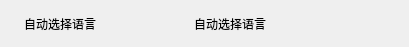
     <widget class="QWidget" name="tarbar_page1">
      <widget class="QPushButton" name="tarbar_button_transfer">
       <property name="geometry">
        <rect>
         <x>130</x>
         <y>10</y>
         <width>30</width>
         <height>20</height>
        </rect>
       </property>
       <property name="styleSheet">
        <string notr="true">#tarbar_button_transfer{
	
	border-image: url(:/images/transfer.png);
	border:none;
}

#tarbar_button_transfer::hover{
	
	border-image: url(:/images/transfer-hover.png);
	border:none;
}</string>
       </property>
       <property name="text">
        <string/>
       </property>
      </widget>
      <widget class="QPushButton" name="tarbar_button_doc">
       <property name="geometry">
        <rect>
         <x>320</x>
         <y>10</y>
         <width>20</width>
         <height>20</height>
        </rect>
       </property>
       <property name="styleSheet">
        <string notr="true">#tarbar_button_doc{
	
	border-image: url(:/images/doc-trans.png);
	border:none;
}

#tarbar_button_doc::hover{
	
	border-image: url(:/images/doc-trans-hover.png);
	border:none;
}</string>
       </property>
       <property name="text">
        <string/>
       </property>
      </widget>
      <widget class="QPushButton" name="tarbar_button_shot">
       <property name="geometry">
        <rect>
         <x>380</x>
         <y>10</y>
         <width>20</width>
         <height>20</height>
        </rect>
       </property>
       <property name="styleSheet">
        <string notr="true">#tarbar_button_shot{
	
	border-image: url(:/images/shot-trans.png);
	border:none;
}

#tarbar_button_shot::hover{
	
	border-image: url(:/images/shot-trans-hover.png);
	border:none;
}</string>
       </property>
       <property name="text">
        <string/>
       </property>
      </widget>
      <widget class="QPushButton" name="tarbar_button_to">
       <property name="geometry">
        <rect>
         <x>170</x>
         <y>10</y>
         <width>120</width>
         <height>28</height>
        </rect>
       </property>
       <property name="layoutDirection">
        <enum>Qt::RightToLeft</enum>
       </property>
       <property name="styleSheet">
        <string notr="true">QPushButton{
	background-color:transparent;
	border:none;
}</string>
       </property>
       <property name="text">
        <string>自动选择语言</string>
       </property>
       <property name="icon">
        <iconset>
         <selectedoff>:/images/lang-drop.png</selectedoff>
        </iconset>
       </property>
       <property name="iconSize">
        <size>
         <width>10</width>
         <height>10</height>
        </size>
       </property>
       <property name="checkable">
        <bool>true</bool>
       </property>
      </widget>
      <widget class="QPushButton" name="tarbar_button_from">
       <property name="geometry">
        <rect>
         <x>0</x>
         <y>10</y>
         <width>120</width>
         <height>28</height>
        </rect>
       </property>
       <property name="layoutDirection">
        <enum>Qt::RightToLeft</enum>
       </property>
       <property name="styleSheet">
        <string notr="true">QPushButton{
	background-color:transparent;
	border:none;
}</string>
       </property>
       <property name="text">
        <string>自动选择语言</string>
       </property>
       <property name="icon">
        <iconset>
         <selectedoff>:/images/lang-drop.png</selectedoff>
        </iconset>
       </property>
       <property name="iconSize">
        <size>
         <width>10</width>
         <height>10</height>
        </size>
       </property>
       <property name="checkable">
        <bool>true</bool>
       </property>
      </widget>
     </widget>
